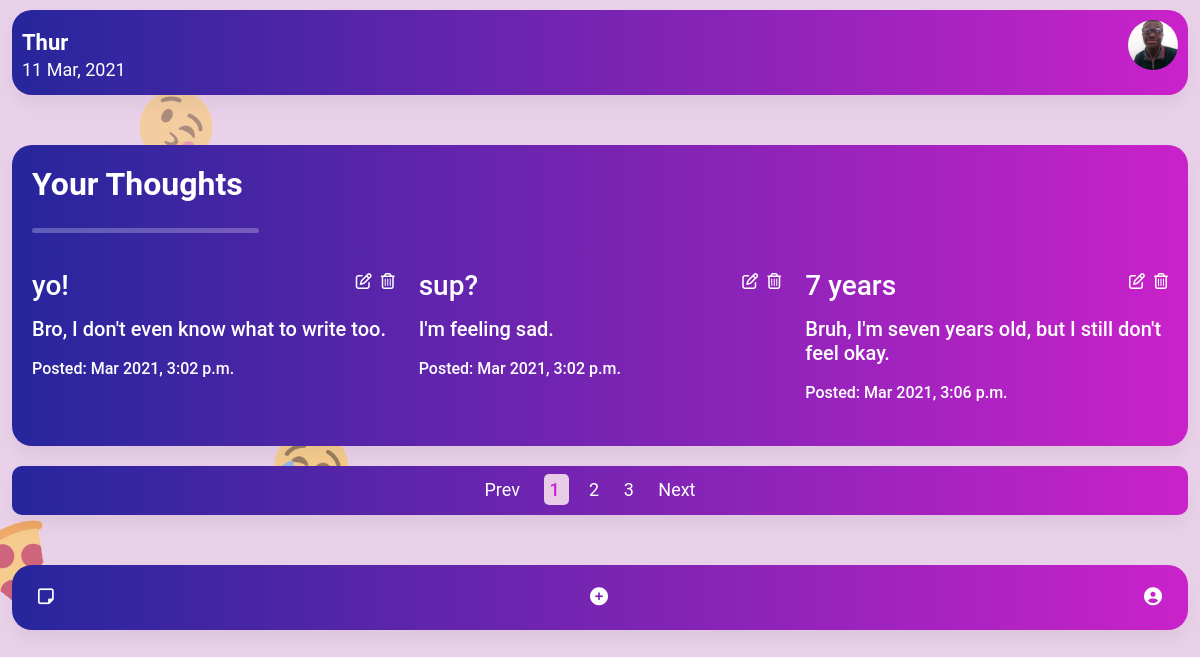
The app's page / (signed in) with its own data.
### note_frontend/models.py (models this page shows, shortened)
class Profile(models.Model):
    user = models.OneToOneField(User, on_delete=models.DO_NOTHING)
    profile_picture = models.ImageField(default="static/img/avatar.png", upload_to='users', blank=True, null=True)
    bio = models.TextField(max_length=350)

class Note(models.Model):
    title = models.CharField(max_length=100)
    thought = models.TextField()
    author = models.ForeignKey(User, on_delete=models.CASCADE)
    timestamp = models.DateTimeField(auto_now_add=True)
    class Meta:
        ordering = ['timestamp']
    def get_update_url(self):
        return reverse('note:update-thought', args=[str(self.pk)])

### note_frontend/views.py (the view)
# urls.py: path('', home, name="home"),
@login_required
def home(request):
    notes = Note.objects.filter(
        author__username=request.user
    )[:3]
    context = {
        'notes': notes
    }
    return render(request, "note_frontend/home.html", context)

### note_frontend/templates/note_frontend/home.html (shortened to what this page needs)
{% extends "note_frontend/base.html" %}
{% load static %}
{% block content %}
<main class="home_body">
    <div class="container-fluid">
        <div class="main_card card">
            <p class="h2">
                Your Thoughts
            </p>
            <hr class="hr">
            <div class="thoughts">
                <div class="row">
                    {% for note in notes %}
                    <div class="col-md-4">
                        <div class="thought">
                            <div class="thought_head">
                                <p class="h3">
                                    {{ note.title }}
                                </p>
                                <span class="thought_meta">
                                    <a href="{{ note.get_update_url }}">
                                        <i class="fa fa-pencil-square-o" aria-hidden="true"></i>
                                    </a>
                                    <a href="{% url "note:confirm" note.pk %}">
                                        <i class="fa fa-trash-o" aria-hidden="true"></i>
                                    </a>
                                </span>
                            </div>
                            <p class="h5">
                                {{ note.thought }}
                            </p>
                            <p class="h6">
                                Posted: <span class="published">{{ note.timestamp|date:"M Y, P" }}</span>
                            </p>
                        </div>
                    </div>
                    {% endfor %}
                </div>
            </div>
        </div>
        <div class="pag_body">
            <div class="pag_card card">
                <ul class="pag">
                    <li class="pag-item">
                        <a href="" class="pag-link">
                            Prev
                        </a>
                        <a href="" class="pag-link active">
                            1
                        </a>
                        <a href="" class="pag-link">
                            2
                        </a>
                        <a href="" class="pag-link">
                            3
                        </a>
                        <a href="" class="pag-link">
                            Next
                        </a>
                    </li>
                </ul>
            </div>
        </div>
    </div>
</main>
{% endblock content %}>

### note_frontend/templates/note_frontend/base.html (shortened to what this page needs)
{% load static %}
<!DOCTYPE html>
<html lang="en">
<head>
    <link rel="stylesheet" type="text/css" href="{% static "css/mdb.min.css" %}">
    <link rel="stylesheet" type="text/css" href="{% static "css/styles.css" %}">
</head>
<body class="home_body">
    <header class="home_header">
        <div class="container-fluid">
            <div class="header_card card">
                <div class="header_flex">
                    <div class="date">
                        <p class="h5">
                            Thur
                        </p>
                        <span class="week">
                            11
                        </span>
                        <span class="month_year">
                            Mar, 2021
                        </span>
                    </div>
                    <div class="profile_picture">
                        {% if user.is_authenticated %}
                            <img src="{{ user.profile.profile_picture.url }}" alt="" class="img-responsive rounded-circle">
                        {% else %}
                            <img src="{% static "img/avatar.png" %}" alt="" class="img-responsive rounded-circle">
                        {% endif %}
                        </div>
                </div>
            </div>
        </div>
    </header>
    {% block content %}
    {% endblock content %}
    <nav class="bottom_nav">
        <div class="container-fluid">
            <div class="bottom_nav_card card">
                <ul class="nav">
                    <li class="nav-item">
                        <a class="nav-link active" href="{% url "note:home" %}">
                            <i class="fa fa-sticky-note-o" aria-hidden="true"></i>
                        </a>
                    </li>
                    <li class="nav-item">
                        <a class="nav-link" href="{% url "note:new-thought" %}">
                            <i class="fa fa-plus-circle" aria-hidden="true"></i>
                        </a>
                    </li>
                    <li class="nav-item">
                        <a class="nav-link" href="{% url "note:profile" %}">
                            <i class="fa fa-user-circle" aria-hidden="true"></i>
                        </a>
                    </li>
                </ul>
            </div>
        </div>
    </nav>
</body>
</html>

### note_frontend/static/css/styles.css (style rules this page uses)
* { margin: 0%; padding: 0%; -webkit-box-sizing: border-box; box-sizing: border-box; }
body.home_body { background-image: url("../img/main-emoji.png"); background-position: contain; background-color: #e7cbe7; }
div.header_card { background-image: -webkit-gradient(linear, right top, left top, from(#ca22ca), to(#26269c)); background-image: linear-gradient(to left, #ca22ca, #26269c); padding: 10px; margin-top: 10px; border-radius: 20px 20px 20px 20px; }
div.header_card div.header_flex { display: -webkit-box; display: -ms-flexbox; display: flex; -webkit-box-pack: justify !important; -ms-flex-pack: justify !important; justify-content: space-between !important; }
div.header_card div.date { color: #fff; }
div.header_card div.date p.h5 { padding-top: 10px; font-weight: 650; font-size: 22px; margin-bottom: 0% !important; }
div.header_card div.date span.week, div.header_card div.date span.month_year { font-size: 18px; }
div.header_card img { width: 50px; }
main.home_body, main.edit_thought, main.publish_thought, main.profile { margin-top: 50px; }
div.main_card, div.edit_card, div.profile_card { background-image: -webkit-gradient(linear, right top, left top, from(#ca22ca), to(#26269c)); background-image: linear-gradient(to left, #ca22ca, #26269c); padding: 20px; border-radius: 20px 20px 20px 20px; }
div.main_card p.h2, div.edit_card p.h2, div.profile_card p.h2 { color: #fff; font-weight: 600; }
hr.hr { color: #fff; height: 5px; border-radius: 20px; width: 20%; }
div.thoughts { margin-top: 20px; }
div.thoughts div.col-md-4 { margin-bottom: 40px; }
div.thoughts div.col-md-4:last-child { margin-bottom: 0%; }
div.thoughts div.thought { margin-bottom: 40px; }
div.thoughts div.thought p.h3 { margin-bottom: 15px; color: #fff; font-weight: 550; }
div.thoughts div.thought p.h5 { color: #fff; }
div.thoughts div.thought p.h6 { color: #fff; padding-top: 10px; }
div.thoughts div.thought_head { display: -webkit-box; display: -ms-flexbox; display: flex; -webkit-box-pack: justify; -ms-flex-pack: justify; justify-content: space-between; }
div.thoughts span.thought_meta a { color: #fff; margin-right: 5px; }
div.thoughts span.thought_meta a:last-child { margin-right: 0%; }
div.thoughts div.thought:last-child { margin-bottom: 0%; }
div.pag_body { margin-top: 20px; }
div.pag_card { background-image: -webkit-gradient(linear, right top, left top, from(#ca22ca), to(#26269c)); background-image: linear-gradient(to left, #ca22ca, #26269c); padding: 10px; border-radius: 10px; }
ul.pag { list-style: none; padding: 0%; margin: 0%; display: -webkit-box; display: -ms-flexbox; display: flex; -webkit-box-pack: center; -ms-flex-pack: center; justify-content: center; }
ul.pag a.pag-link { margin-right: 20px; font-size: 18px; color: #fff; }
ul.pag a.pag-link.active { font-weight: 550; color: #ca22ca !important; background-color: #e7cbe7; padding: 5px; border-radius: 5px; }
nav.bottom_nav { margin-top: 50px; margin-bottom: 10px; }
div.bottom_nav_card { background-image: -webkit-gradient(linear, right top, left top, from(#ca22ca), to(#26269c)); background-image: linear-gradient(to left, #ca22ca, #26269c); padding: 10px; border-radius: 20px 20px 20px 20px; }
div.bottom_nav_card ul.nav { display: -webkit-box; display: -ms-flexbox; display: flex; -webkit-box-pack: justify; -ms-flex-pack: justify; justify-content: space-between; }
div.bottom_nav_card a.nav-link { color: #fff; font-weight: 550; font-size: 18px; }

### records on screen
Note: title "yo!", thought "Bro, I don't even know what to write too.", timestamp "Mar 2021, 3:02 p.m."
Note: title "sup?", thought "I'm feeling sad.", timestamp "Mar 2021, 3:02 p.m."
Note: title "7 years", thought "Bruh, I'm seven years old, but I still don't feel okay.", timestamp "Mar 2021, 3:06 p.m."
